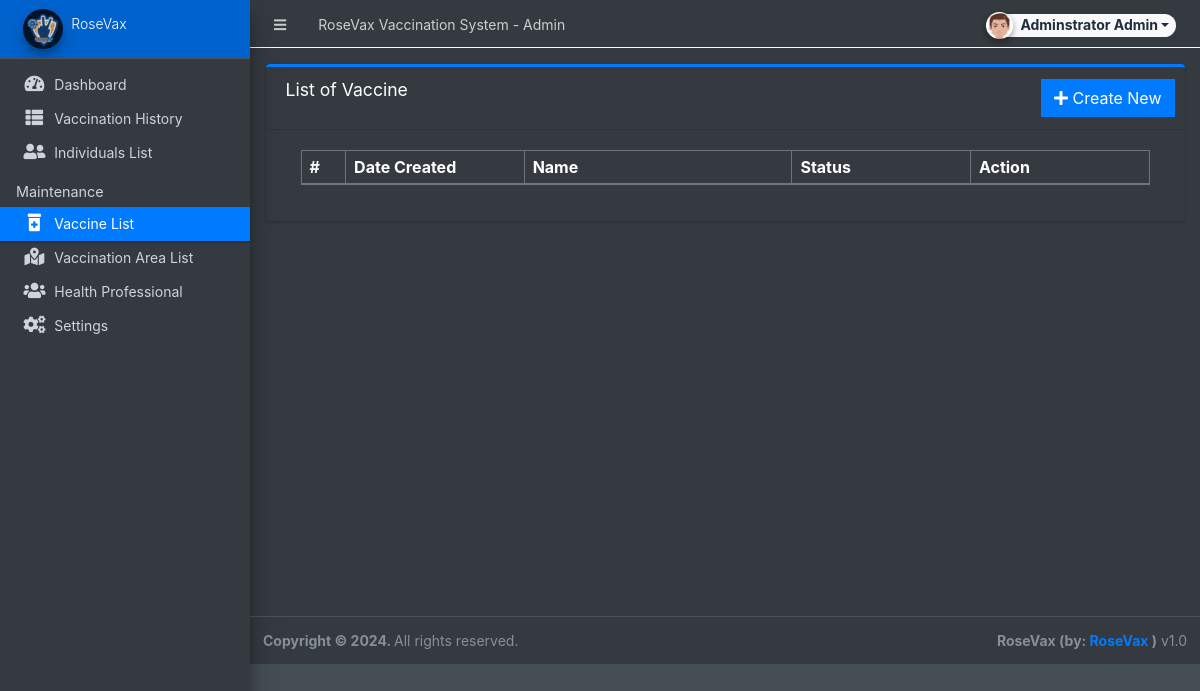
Page /admin/?page=maintenance/vaccine (signed in) on the earlier database version.
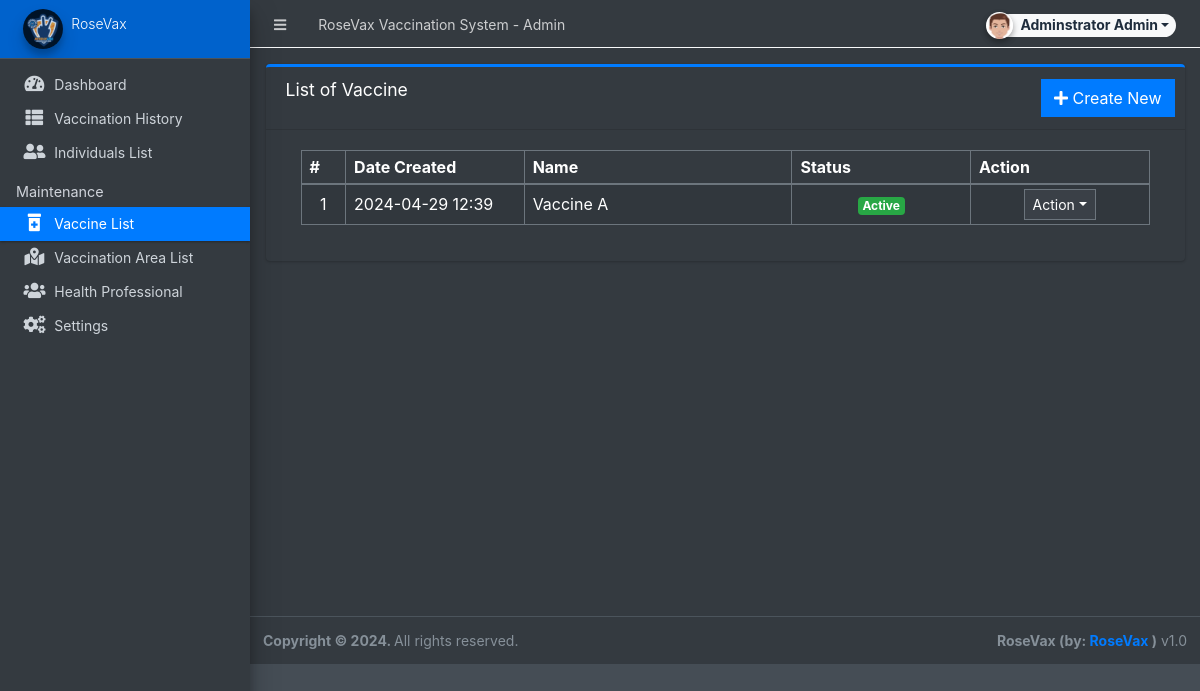
Same page on the later database version.
### tables this page shows
CREATE TABLE `vaccine_list` (
  `id` int(30) NOT NULL,
  `name` varchar(250) NOT NULL,
  `status` tinyint(1) NOT NULL DEFAULT 1,
  `date_created` datetime NOT NULL DEFAULT current_timestamp() ON UPDATE current_timestamp()
);

### admin/maintenance/vaccine.php (the view, shortened to what this page needs)
<div class="card card-outline card-primary">
	<div class="card-header">
		<h3 class="card-title">List of Vaccine</h3>
		<div class="card-tools">
			<a href="javascript:void(0)" id="create_new" class="btn btn-flat btn-primary"><span class="fas fa-plus"></span>  Create New</a>
		</div>
	</div>
	<div class="card-body">
		<div class="container-fluid">
        <div class="container-fluid">
			<table class="table table-bordered table-striped">
				<colgroup>
					<col width="5%">
					<col width="20%">
					<col width="30%">
					<col width="20%">
					<col width="20%">
				</colgroup>
				<thead>
					<tr>
						<th>#</th>
						<th>Date Created</th>
						<th>Name</th>
						<th>Status</th>
						<th>Action</th>
					</tr>
				</thead>
				<tbody>
					<?php
					$i = 1;
						$qry = $conn->query("SELECT * from `vaccine_list`  order by `name` asc ");
						while($row = $qry->fetch_assoc()):
					?>
						<tr>
							<td class="text-center"><?php echo $i++; ?></td>
							<td><?php echo date("Y-m-d H:i",strtotime($row['date_created'])) ?></td>
							<td><?php echo $row['name'] ?></td>
							<td class="text-center">
                                <?php if($row['status'] == 1): ?>
                                    <span class="badge badge-success">Active</span>
                                <?php else: ?>
                                    <span class="badge badge-danger">Inactive</span>
                                <?php endif; ?>
                            </td>
							<td align="center">
								 <button type="button" class="btn btn-flat btn-default btn-sm dropdown-toggle dropdown-icon" data-toggle="dropdown">
				                  		Action
				                  </button>
							</td>
						</tr>
					<?php endwhile; ?>
				</tbody>
			</table>
		</div>
		</div>
	</div>
</div>

Differences in the rows shown:
added vaccine_list: date_created "2024-04-29 12:39", name "Vaccine A", status "Active"
